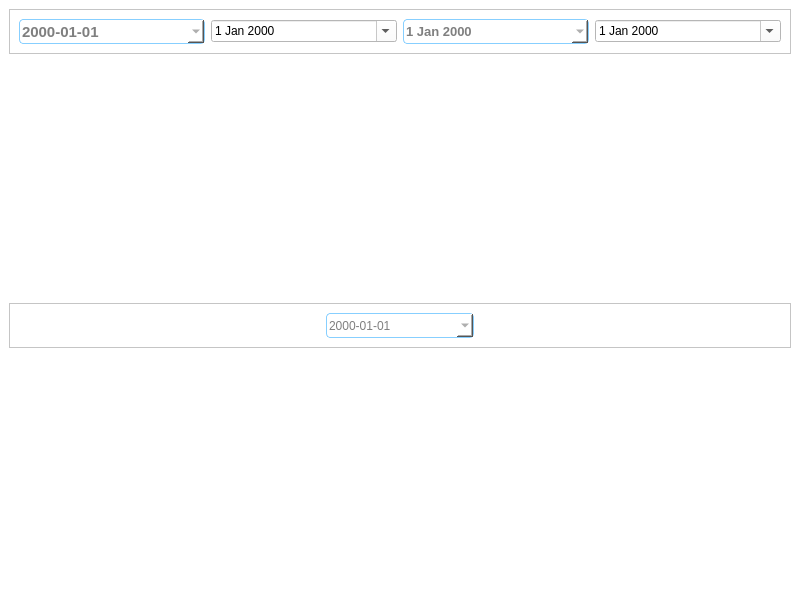
<?xml version="1.0" encoding="UTF-8"?>
<ui version="4.0">
 <class>MainWindow</class>
 <widget class="QMainWindow" name="MainWindow">
  <property name="geometry">
   <rect>
    <x>0</x>
    <y>0</y>
    <width>800</width>
    <height>600</height>
   </rect>
  </property>
  <property name="windowTitle">
   <string>MainWindow</string>
  </property>
  <property name="styleSheet">
   <string notr="true">background-color: rgb(255, 255, 255);</string>
  </property>
  <widget class="QWidget" name="centralwidget">
   <layout class="QVBoxLayout" name="verticalLayout_2">
    <item>
     <widget class="QFrame" name="frame_3">
      <property name="styleSheet">
       <string notr="true">
background-color: rgb(255, 255, 255);</string>
      </property>
      <property name="frameShape">
       <enum>QFrame::StyledPanel</enum>
      </property>
      <property name="frameShadow">
       <enum>QFrame::Raised</enum>
      </property>
      <layout class="QHBoxLayout" name="horizontalLayout">
       <item>
        <widget class="QDateEdit" name="dateEdit_3">
         <property name="font">
          <font>
           <pointsize>11</pointsize>
           <weight>75</weight>
           <italic>false</italic>
           <bold>true</bold>
           <underline>false</underline>
           <strikeout>false</strikeout>
          </font>
         </property>
         <property name="styleSheet">
          <string notr="true">QDateEdit
{border-radius: 4px;
    background-color: white;
    border-style: solid;
    border-width: 1px;
    width:130px;
    height:23px;
   
	color: rgb(127, 127, 127);
	border-color: rgb(135, 207, 255);
    spacing: 5px; 
}

QDateEdit::drop-down {  
image: url(:/newPrefix/calendar.svg);
    width:25px;
    height:23px;
subcontrol-position: right top;
    subcontrol-origin:margin;
     background-color:  rgb(135, 207, 255);
    border-style: solid;
    border-width: 1px;
 border-radius: 1px;
   spacing: 5px; 
}

QCalendarWidget QWidget{
background-color:  rgb(135, 207, 255);
color: white;

}

QCalendarWidget QToolButton{
background-color:  rgb(135, 207, 255);
color: white;
icon-size: 20px;

height: 20px;
  	

  	font-size: 11px;
}

QCalendarWidget QMenu{
background-color: rgb(96, 175, 204);
color: white;

}

QCalendarWidget QAbstractItemView:enabled{
	color: rgb(115, 115, 115);
}

QCalendarWidget QAbstractItemView:disabled{
	color: rgb(200, 200, 200);
}

QCalendarWidget QMenu{
background-color:  rgb(135, 207, 255);
}

QCalendarWidget QSpinBox{
 background-color:  rgb(135, 207, 255);
}


QCalendarWidget QTableView{
background-color: rgb(255, 255, 255);
border: 1px solid green;
border-color: rgb(96, 175, 204);
font-size: 12px;
color:orange;
}

#qt_calendar_prevmonth {
  
    icon-size: 30px;
    qproperty-icon: url(:/newPrefix/calendar.svg);

}
#qt_calendar_nextmonth {
    
    icon-size: 30px;
    qproperty-icon:  url(:/newPrefix/calendar.svg);
}</string>
         </property>
         <property name="displayFormat">
          <string>yyyy-MM-dd</string>
         </property>
         <property name="calendarPopup">
          <bool>true</bool>
         </property>
        </widget>
       </item>
       <item>
        <widget class="QDateEdit" name="dateEdit_2">
         <property name="styleSheet">
          <string notr="true">QCalendarWidget QWidget{

background-color:magenta;

color: green;

}

QCalendarWidget QToolButton{

background-color:black;

color: green;

icon-size: 30px;

}

QCalendarWidget QMenu{

background-color:magenta;

color: green;

}

QCalendarWidget QAbstractItemView:enabled{

background-color: yellow;

color: black;

}

QCalendarWidget QAbstractItemView:disabled{

background-color: yellow;

color: white;

}

QCalendarWidget QMenu{

background-color: rgb(255, 46, 221);

}

QCalendarWidget QSpinBox{

background-color: black;

}</string>
         </property>
         <property name="calendarPopup">
          <bool>true</bool>
         </property>
        </widget>
       </item>
       <item>
        <widget class="QDateEdit" name="dateEdit">
         <property name="font">
          <font>
           <pointsize>10</pointsize>
           <weight>75</weight>
           <bold>true</bold>
          </font>
         </property>
         <property name="styleSheet">
          <string notr="true">QDateEdit
{border-radius: 4px;
    background-color: white;
    border-style: solid;
    border-width: 1px;
    width:130px;
    height:23px;
   
	color: rgb(127, 127, 127);
	border-color: rgb(135, 207, 255);
    spacing: 5px; 
}


QDateEdit::drop-down {
    
image: url(:/newPrefix/calendar.svg);
    width:25px;
    height:23px;
subcontrol-position: right top;
    subcontrol-origin:margin;
     background-color:  rgb(135, 207, 255);
    border-style: solid;
    border-width: 1px;
 border-radius: 1px;
   spacing: 5px; 
}


</string>
         </property>
         <property name="calendarPopup">
          <bool>true</bool>
         </property>
        </widget>
       </item>
       <item>
        <widget class="QDateEdit" name="dateEdit_5">
         <property name="styleSheet">
          <string notr="true">QCalendarWidget QToolButton {
  	height: 60px;
  	width: 150px;
  	color: white;
  	font-size: 24px;
  	icon-size: 56px, 56px;
  	background-color: qlineargradient(x1:0, y1:0, x2:0, y2:1, stop: 0 #cccccc, stop: 1 #333333);
  }
  QCalendarWidget QMenu {
  	width: 150px;
  	left: 20px;
  	color: white;
  	font-size: 18px;
  	
	background-color: rgb(255, 84, 241);
  }
  QCalendarWidget QSpinBox { 
  	width: 150px; 
  	font-size:24px; 
  	color: white; 
  	background-color: rgb(255, 84, 241);
  	selection-background-color: rgb(136, 136, 136);
  	selection-color: rgb(255, 255, 255);
  }

   
  /* header row */
  QCalendarWidget QWidget { alternate-background-color: rgb(255, 84, 241); }
   
  /* normal days */

   
  /* days in other months */
  /* navigation bar */
QCalendarWidget QWidget#qt_calendar_navigationbar
{ 
  background-color: orange; 
}

QCalendarWidget QAbstractItemView:disabled 
{ 
color: rgb(64, 64, 64); 
}</string>
         </property>
         <property name="calendarPopup">
          <bool>true</bool>
         </property>
        </widget>
       </item>
      </layout>
     </widget>
    </item>
    <item>
     <spacer name="verticalSpacer_2">
      <property name="orientation">
       <enum>Qt::Vertical</enum>
      </property>
      <property name="sizeHint" stdset="0">
       <size>
        <width>20</width>
        <height>40</height>
       </size>
      </property>
     </spacer>
    </item>
    <item>
     <widget class="QFrame" name="frame">
      <property name="styleSheet">
       <string notr="true">background-color: rgb(255, 255, 255);</string>
      </property>
      <property name="frameShape">
       <enum>QFrame::StyledPanel</enum>
      </property>
      <property name="frameShadow">
       <enum>QFrame::Raised</enum>
      </property>
      <layout class="QHBoxLayout" name="horizontalLayout_2">
       <item>
        <spacer name="horizontalSpacer">
         <property name="orientation">
          <enum>Qt::Horizontal</enum>
         </property>
         <property name="sizeHint" stdset="0">
          <size>
           <width>40</width>
           <height>20</height>
          </size>
         </property>
        </spacer>
       </item>
       <item>
        <widget class="QDateEdit" name="dateEdit_4">
         <property name="styleSheet">
          <string notr="true">
QDateEdit
{border-radius: 4px;
    background-color: white;
    border-style: solid;
    border-width: 1px;
    width:130px;
    height:23px;
   
	color: rgb(127, 127, 127);
	border-color: rgb(135, 207, 255);
    spacing: 5px; 
}

QDateEdit::drop-down {  
image: url(:/newPrefix/calendar.svg);
    width:25px;
    height:23px;
subcontrol-position: right top;
    subcontrol-origin:margin;
     background-color:  rgb(135, 207, 255);
    border-style: solid;
    border-width: 1px;
 border-radius: 1px;
   spacing: 5px; 

}

QCalendarWidget QWidget{
background-color:  rgb(135, 207, 255);
color: white;

}

QCalendarWidget QToolButton{
background-color:  rgb(135, 207, 255);
color: white;
icon-size: 20px;

  	font-size: 11px;
}

QCalendarWidget QMenu{
background-color: rgb(96, 175, 204);
color: white;


}

  /* header row */
 QCalendarWidget QWidget {alternate-background-color: rgb(250, 250, 250);  }

/*normmal days*/
  QCalendarWidget QAbstractItemView:enabled 
  {
	color: rgb(115, 115, 115);

  }

QCalendarWidget QAbstractItemView:disabled{
	color: rgb(200, 200, 200);
}

QCalendarWidget QMenu{
background-color:  rgb(135, 207, 255);
}

QCalendarWidget QSpinBox{
 background-color:  rgb(135, 207, 255);
}


QCalendarWidget QTableView{
background-color: rgb(250, 250, 250);
selection-background-color:  rgb(135, 207, 255);

font-size: 12px;

}

#qt_calendar_prevmonth {
  
    icon-size: 15px;
    qproperty-icon: url(:/newPrefix/left.svg);

}
#qt_calendar_nextmonth {
    
    icon-size: 15px;
    qproperty-icon:   url(:/newPrefix/right.svg);
}
</string>
         </property>
         <property name="displayFormat">
          <string>yyyy-MM-dd</string>
         </property>
         <property name="calendarPopup">
          <bool>true</bool>
         </property>
        </widget>
       </item>
       <item>
        <spacer name="horizontalSpacer_2">
         <property name="orientation">
          <enum>Qt::Horizontal</enum>
         </property>
         <property name="sizeHint" stdset="0">
          <size>
           <width>40</width>
           <height>20</height>
          </size>
         </property>
        </spacer>
       </item>
      </layout>
     </widget>
    </item>
    <item>
     <spacer name="verticalSpacer">
      <property name="orientation">
       <enum>Qt::Vertical</enum>
      </property>
      <property name="sizeHint" stdset="0">
       <size>
        <width>20</width>
        <height>40</height>
       </size>
      </property>
     </spacer>
    </item>
   </layout>
  </widget>
 </widget>
 <resources>
  <include location="reources.qrc"/>
 </resources>
 <connections/>
</ui>
